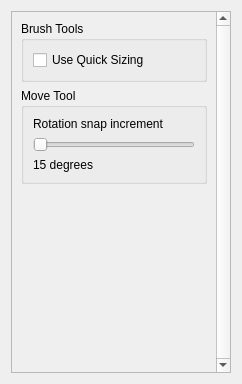
<?xml version="1.0" encoding="UTF-8"?>
<ui version="4.0">
 <class>ToolsPage</class>
 <widget class="QWidget" name="ToolsPage">
  <property name="geometry">
   <rect>
    <x>0</x>
    <y>0</y>
    <width>242</width>
    <height>384</height>
   </rect>
  </property>
  <property name="sizePolicy">
   <sizepolicy hsizetype="Preferred" vsizetype="Preferred">
    <horstretch>0</horstretch>
    <verstretch>0</verstretch>
   </sizepolicy>
  </property>
  <layout class="QVBoxLayout" name="verticalLayout_5">
   <item>
    <widget class="QScrollArea" name="scrollArea">
     <property name="verticalScrollBarPolicy">
      <enum>Qt::ScrollBarAlwaysOn</enum>
     </property>
     <property name="horizontalScrollBarPolicy">
      <enum>Qt::ScrollBarAlwaysOff</enum>
     </property>
     <property name="widgetResizable">
      <bool>true</bool>
     </property>
     <widget class="QWidget" name="scrollAreaWidgetContents">
      <property name="geometry">
       <rect>
        <x>0</x>
        <y>0</y>
        <width>202</width>
        <height>358</height>
       </rect>
      </property>
      <layout class="QVBoxLayout" name="verticalLayout_4">
       <item>
        <widget class="QGroupBox" name="brushBox">
         <property name="title">
          <string>Brush Tools</string>
         </property>
         <layout class="QVBoxLayout" name="verticalLayout_2">
          <item>
           <widget class="QCheckBox" name="useQuickSizingBox">
            <property name="text">
             <string>Use Quick Sizing</string>
            </property>
           </widget>
          </item>
         </layout>
        </widget>
       </item>
       <item>
        <widget class="QGroupBox" name="moveBox">
         <property name="title">
          <string>Move Tool</string>
         </property>
         <layout class="QVBoxLayout" name="verticalLayout">
          <item>
           <widget class="QLabel" name="rotationIncrementLabel">
            <property name="text">
             <string>Rotation snap increment</string>
            </property>
           </widget>
          </item>
          <item>
           <widget class="QSlider" name="rotationIncrementSlider">
            <property name="minimum">
             <number>0</number>
            </property>
            <property name="maximum">
             <number>359</number>
            </property>
            <property name="value">
             <number>1</number>
            </property>
            <property name="orientation">
             <enum>Qt::Horizontal</enum>
            </property>
           </widget>
          </item>
          <item>
           <widget class="QLabel" name="rotationIncrementDisplay">
            <property name="text">
             <string>15 degrees</string>
            </property>
           </widget>
          </item>
         </layout>
        </widget>
       </item>
       <item>
        <spacer name="verticalSpacer">
         <property name="orientation">
          <enum>Qt::Vertical</enum>
         </property>
         <property name="sizeHint" stdset="0">
          <size>
           <width>20</width>
           <height>40</height>
          </size>
         </property>
        </spacer>
       </item>
      </layout>
     </widget>
    </widget>
   </item>
  </layout>
 </widget>
 <resources/>
 <connections/>
 <slots>
  <slot>onionMaxOpacityChange(int)</slot>
  <slot>onionMinOpacityChange(int)</slot>
  <slot>onionPrevFramesNumChange(int)</slot>
  <slot>onionNextFramesNumChange(int)</slot>
  <slot>quickSizingChange(int)</slot>
 </slots>
</ui>
